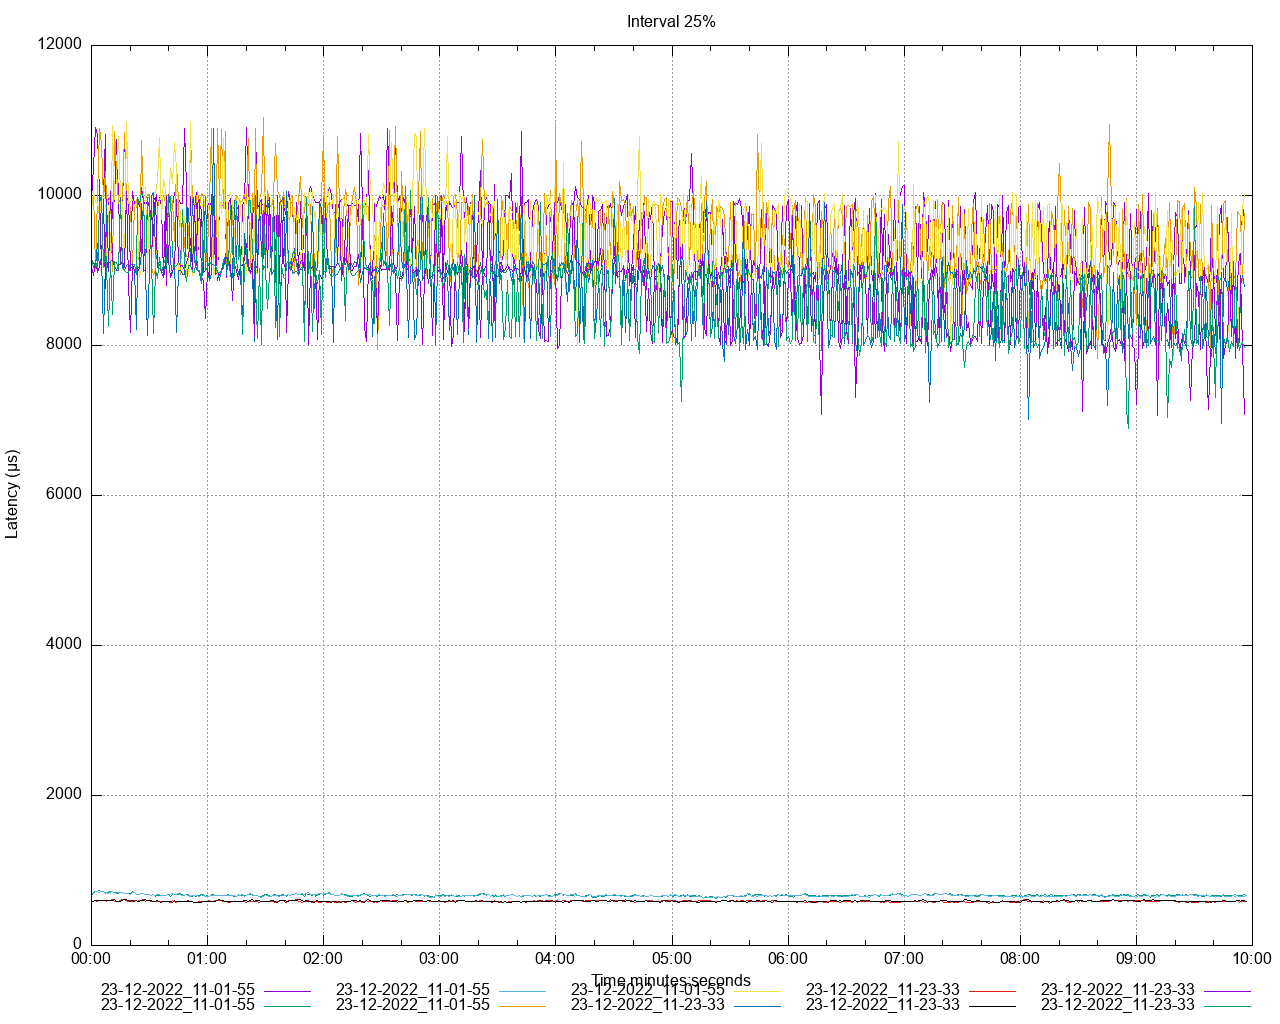

Generate this figure with gnuplot:
set title 'Interval 25%' noenhanced
set style data lines
set datafile separator ","
set terminal png size 1280,1024
set grid
set key below
set xdata time
set timefmt "%s"
offset = 0
t0(x)=(offset=($0==0) ? x : offset, x - offset)
set xlabel 'Time minutes:seconds'
set ylabel 'Latency (μs)'
set output '/Users/ahmet.mircik/Workspace/python/hazelcast-simulator/offload-benchmarks/report/latency/latency_interval_25_put.png'
plot \
   '/Users/ahmet.mircik/Workspace/python/hazelcast-simulator/offload-benchmarks/report/data/latency_interval_25_put_1.data' using (t0(timecolumn(1))):2 title "23-12-2022_11-01-55" noenhanced , \
   '/Users/ahmet.mircik/Workspace/python/hazelcast-simulator/offload-benchmarks/report/data/latency_interval_25_put_2.data' using (t0(timecolumn(1))):2 title "23-12-2022_11-01-55" noenhanced , \
   '/Users/ahmet.mircik/Workspace/python/hazelcast-simulator/offload-benchmarks/report/data/latency_interval_25_put_3.data' using (t0(timecolumn(1))):2 title "23-12-2022_11-01-55" noenhanced , \
   '/Users/ahmet.mircik/Workspace/python/hazelcast-simulator/offload-benchmarks/report/data/latency_interval_25_put_4.data' using (t0(timecolumn(1))):2 title "23-12-2022_11-01-55" noenhanced , \
   '/Users/ahmet.mircik/Workspace/python/hazelcast-simulator/offload-benchmarks/report/data/latency_interval_25_put_5.data' using (t0(timecolumn(1))):2 title "23-12-2022_11-01-55" noenhanced , \
   '/Users/ahmet.mircik/Workspace/python/hazelcast-simulator/offload-benchmarks/report/data/latency_interval_25_put_6.data' using (t0(timecolumn(1))):2 title "23-12-2022_11-23-33" noenhanced , \
   '/Users/ahmet.mircik/Workspace/python/hazelcast-simulator/offload-benchmarks/report/data/latency_interval_25_put_7.data' using (t0(timecolumn(1))):2 title "23-12-2022_11-23-33" noenhanced , \
   '/Users/ahmet.mircik/Workspace/python/hazelcast-simulator/offload-benchmarks/report/data/latency_interval_25_put_8.data' using (t0(timecolumn(1))):2 title "23-12-2022_11-23-33" noenhanced , \
   '/Users/ahmet.mircik/Workspace/python/hazelcast-simulator/offload-benchmarks/report/data/latency_interval_25_put_9.data' using (t0(timecolumn(1))):2 title "23-12-2022_11-23-33" noenhanced , \
   '/Users/ahmet.mircik/Workspace/python/hazelcast-simulator/offload-benchmarks/report/data/latency_interval_25_put_10.data' using (t0(timecolumn(1))):2 title "23-12-2022_11-23-33" noenhanced , \
